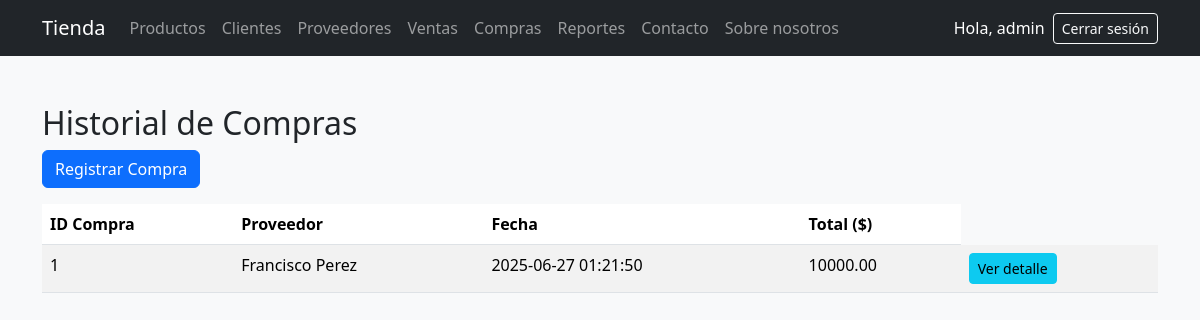
The page /compras (signed in) on the database its author committed.
### tables this page shows
CREATE TABLE compras (
    id INTEGER PRIMARY KEY AUTOINCREMENT,
    proveedor_id INTEGER NOT NULL,
    fecha TEXT NOT NULL,
    total REAL NOT NULL,
    FOREIGN KEY (proveedor_id) REFERENCES proveedores(id)
);

CREATE TABLE proveedores (
    id INTEGER PRIMARY KEY AUTOINCREMENT,
    nombre TEXT NOT NULL,
    email TEXT,
    telefono TEXT,
    direccion TEXT
);

### application.py (the view)
@app.route('/compras')
def compras():
    if 'usuario' not in session:
        return redirect('/login')
    conn = sqlite3.connect("db/tienda.db")
    cursor = conn.cursor()
    cursor.execute("""
        SELECT compras.id, proveedores.nombre, compras.fecha, compras.total
        FROM compras
        JOIN proveedores ON compras.proveedor_id = proveedores.id
        ORDER BY compras.fecha DESC
    """)
    lista = cursor.fetchall()
    conn.close()
    return render_template('compras.html', compras=lista)

### templates/compras.html
{% extends "base.html" %}
{% block content %}
<h2>Historial de Compras</h2>
<a href="/nueva-compra" class="btn btn-primary mb-3">Registrar Compra</a>
<table class="table table-striped">
  <thead>
    <tr>
      <th>ID Compra</th>
      <th>Proveedor</th>
      <th>Fecha</th>
      <th>Total ($)</th>
    </tr>
  </thead>
  <tbody>
    {% for compra in compras %}
    <tr>
      <td>{{ compra[0] }}</td>
      <td>{{ compra[1] }}</td>
      <td>{{ compra[2] }}</td>
      <td>{{ "%.2f"|format(compra[3]) }}</td>
      <td><a href="/detalle-compra/{{ compra[0] }}" class="btn btn-info btn-sm">Ver detalle</a></td>
    </tr>
    {% endfor %}
  </tbody>
</table>
{% endblock %}

### rows shown on the page
compras: id "1", nombre "Francisco Perez", fecha "2025-06-27 01:21:50", total "10000.00"

### other values the page prints
{{ session['usuario'] }} "admin"
